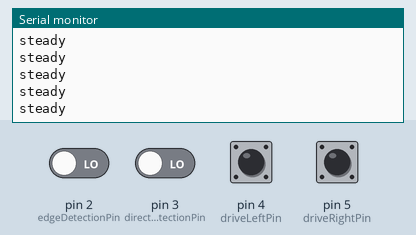
This program was run on a simulated Teensy 4. Shown: the last lines printed to the serial monitor. The inputs (shaded band) are chosen by the test bench; at power-on: pin 2 (edgeDetectionPin), pin 3 (directionDetectionPin), pin 4 (driveLeftPin), pin 5 (driveRightPin) LOW.

Above: at 1.2 s.
1.3 s: pin 2 (edgeDetectionPin) driven HIGH
At 1.31 s:
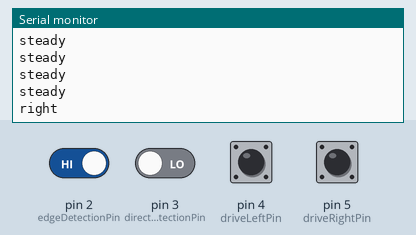
3.2 s: pin 2 (edgeDetectionPin) driven LOW
At 3.21 s:
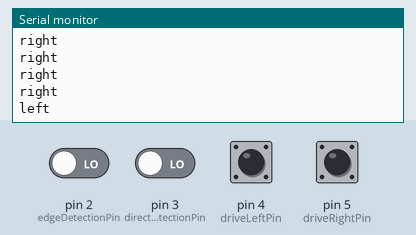

The program:

main.cpp
```cpp
#include <Arduino.h>

constexpr const int high = 1;
constexpr const int low = 0;

const byte edgeDetectionPin = 2;
const byte directionDetectionPin = 3;
const byte driveLeftPin = 4;
const byte driveRightPin = 5;

volatile byte edgeDetectorIndex = 1;
volatile bool directionDetectorIndex = 0;

String direction = "steady";
const int stripes = 5;
int track[2*stripes + 1]; // [LOW, HIGH, LOW, HIGH, LOW, HIGH, LOW, HIGH, LOW, HIGH, LOW]
int trackLength = 2*stripes + 1;

// Addressing edgeDetectionPin and directionDetectionPin

void readDirectionOnRising() {
    int val = digitalReadFast(directionDetectionPin);
    direction = (val == high) ? "left" : "right";
    attachInterrupt(digitalPinToInterrupt(edgeDetectionPin), readDirectionOnFalling, FALLING);
}

void readDirectionOnFalling() {
    int val = digitalReadFast(directionDetectionPin);
    direction = (val == high) ? "right" : "left";
    attachInterrupt(digitalPinToInterrupt(edgeDetectionPin), readDirectionOnRising, RISING);
}


// Simulate a track

void driveRight() {
    edgeDetectorIndex = std::min(edgeDetectorIndex + 1, trackLength - 1);
    directionDetectorIndex = std::min(directionDetectorIndex + 1, trackLength - 2);
    digitalWrite(directionDetectionPin, track[directionDetectorIndex]);
    digitalWrite(edgeDetectionPin, track[edgeDetectorIndex]);
}

void driveLeft() {
    edgeDetectorIndex = std::max(edgeDetectorIndex - 1, 1);
    directionDetectorIndex = std::max(directionDetectorIndex - 1, 0);
    digitalWrite(directionDetectionPin, track[directionDetectorIndex]);
    digitalWrite(edgeDetectionPin, track[edgeDetectorIndex]);
}

void createTrack() {
    for (int i = 0; i < trackLength; ++i) {
        track[i] = (i % 2 == 0) ? low : high;
    }
}

void setup() {

    // Return direction by addressing edgeDetectionPin and directionDetectionPin
    pinMode(edgeDetectionPin, INPUT_PULLDOWN);
    pinMode(directionDetectionPin, INPUT_PULLDOWN);
    attachInterrupt(digitalPinToInterrupt(edgeDetectionPin), readDirectionOnRising, RISING);

    // Simulate track (not so important and independent of above)
    createTrack();
    pinMode(driveLeftPin, INPUT_PULLDOWN);
    pinMode(driveRightPin, INPUT_PULLDOWN);
    attachInterrupt(digitalPinToInterrupt(driveLeftPin), driveLeft, CHANGE);
    attachInterrupt(digitalPinToInterrupt(driveRightPin), driveRight, CHANGE);
}


void loop() {
    delay(100);
    Serial.println(direction);
}
```

Measured:
- after the input at 1.3 s, the serial monitor: prints a new line at once (image 1)
- after the input at 3.2 s, the serial monitor: prints a new line at once (image 2)
